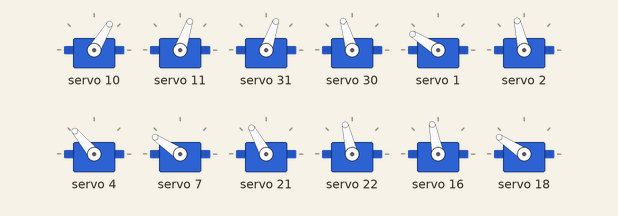
Simulated run of this sketch. Board: ESP32-S3. On the bench: 12 × servo. What the sketch prints to the serial monitor is not drawn.

Above: at 1.65 s.
At 1.75 s:
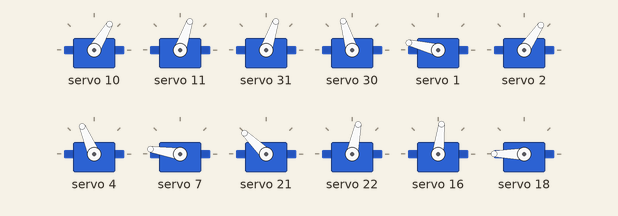
At 1.9 s:
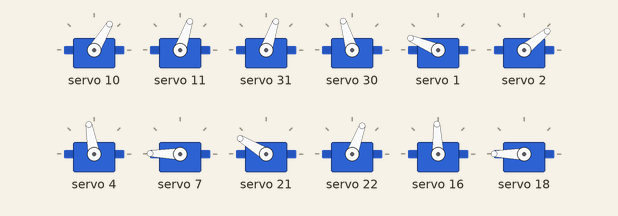
At 2.15 s:
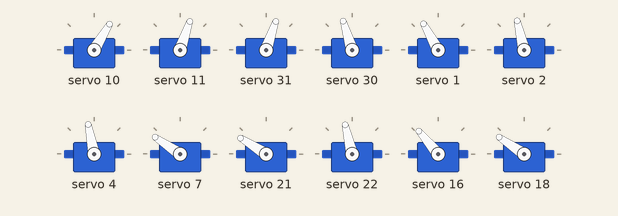
At 2.4 s:
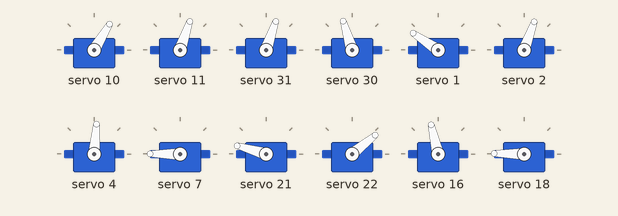
At 2.65 s:
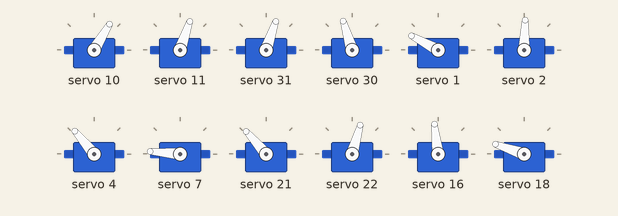
Timing chart, 0 to 4.6 s (numbered marks = the images above):
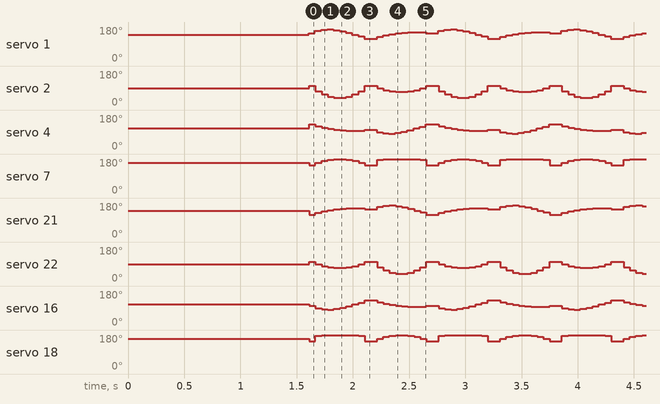

Measured:
- by itself, servo 7: repeats every 1.1 s: 161° 0.05 s, 171° 0.05 s, 176° 0.05 s, 179° 0.11 s, 176° 0.05 s, 171° 0.05 s, 161° 0.05 s, 146° 0.11 s, 175° 0.05 s, 180° 0.33 s, 175° 0.05 s, 146° 0.11 s
- by itself, servo 18: repeats every 1.1 s: 175° 0.05 s, 180° 0.33 s, 175° 0.05 s, 146° 0.11 s, 161° 0.05 s, 171° 0.05 s, 176° 0.05 s, 179° 0.11 s, 176° 0.05 s, 171° 0.05 s, 161° 0.05 s, 146° 0.11 s

The sketch:

robotic_dog_walking_cycle.ino
```cpp
 /*
 * Robotic Dog – Forward Trot Gait
 * ─────────────────────────────────────────────────────────────────────────────
 * Hardware : ESP32-S3  |  2x PCA9685  (SDA=21, SCL=20)
 * Leg IK   : 2-DOF planar  –  hip = 80 mm, knee = 60 mm
 * Gait     : trot "01/10"  –  diagonal pairs alternate swing <-> stance
 *
 * Install via Arduino Library Manager:
 *   "Adafruit PWM Servo Driver Library" by Adafruit
 *
 * Servo wiring
 * ─────────────────────────────────────────────────────────────────────────────
 *   PCA-A (0x40) – front legs:
 *     ch 1 = FL hip      ch 4 = FR hip
 *     ch 2 = FL knee     ch 7 = FR knee
 *
 *   PCA-B (0x41) – rear legs:
 *     ch 5 = RL hip      ch 0 = RR hip
 *     ch 6 = RL knee     ch 2 = RR knee
 *
 * CALIBRATION
 * ─────────────────────────────────────────────────────────────────────────────
 *  1. Upload – robot stands still for 1.5 s.
 *  2. Adjust hip_trim / knee_trim until all legs are at equal height.
 *  3. If a hip swings the wrong direction, flip hip_dir  (+1 <-> -1).
 *  4. If a knee bends the wrong way,       flip knee_dir (+1 <-> -1).
 *  5. Tune STANCE_H, STEP_LEN, STEP_H, SPEED_HZ for your build.
 */

#include <Wire.h>
#include <Adafruit_PWMServoDriver.h>

// ── I2C & PCA9685 ─────────────────────────────────────────────────────────────
#define PIN_SDA      21
#define PIN_SCL      20
#define ADDR_PCA_A   0x40
#define ADDR_PCA_B   0x41

#define PWM_FREQ     50
#define OSC_FREQ     27000000UL
#define PULSE_MIN    150
#define PULSE_MAX    600

// ── Leg geometry (mm) ─────────────────────────────────────────────────────────
const float L_HIP  = 80.0;   // hip joint -> knee joint
const float L_KNEE = 60.0;   // knee joint -> foot
const float L_MAX  = L_HIP + L_KNEE;

// ── Gait parameters ───────────────────────────────────────────────────────────
// STANCE_H - STEP_H must stay above 112 mm to keep knees within servo range
const float STANCE_H    = 135.0;  // standing height (mm)
const float STEP_LEN    =  60.0;  // stride length (mm)
const float STEP_H      =  22.0;  // swing lift height (mm)
const float STANCE_LIFT =   6.0;  // stance push-up height (mm)
const float SPEED_HZ    =   1.0;  // half-cycles per second

// ── Hip servo fixed angles (degrees) – change to your liking ─────────────────
const float HIP_FL = 35.0;   // board A ch10
const float HIP_FR = 45.0;   // board A ch11
const float HIP_RL = 45.0;   // board B ch15
const float HIP_RR = 75.0;   // board B ch14

// ── Leg descriptors ───────────────────────────────────────────────────────────
struct LegDef {
  Adafruit_PWMServoDriver *pca;
  uint8_t hip_ch, knee_ch;
  float   hip_dir;
  float   knee_dir;
  float   hip_trim;
  float   knee_trim;
};

Adafruit_PWMServoDriver pcaA(ADDR_PCA_A);
Adafruit_PWMServoDriver pcaB(ADDR_PCA_B);

LegDef legs[4] = {
//          pca    hip  kn  hdir   kdir  htrim  ktrim
  { &pcaA,   1,   2, -1.0, +1.0, 90.0, 90.0 }, // 0  FL
  { &pcaA,   4,   7, +1.0, -1.0, 90.0, 90.0 }, // 1  FR
  { &pcaB,   5,   6, -1.0, +1.0, 90.0, 90.0 }, // 2  RL
  { &pcaB,   0,   2, +1.0, -1.0, 90.0, 90.0 }, // 3  RR
};

// ── Gait state ────────────────────────────────────────────────────────────────
#define GAIT_STEPS 10

int   gPhase = 0;
int   gStep  = 0;          // current step index 0..9

// Precomputed 10-point semicircle for swing and stance
float swingX[GAIT_STEPS];
float swingY[GAIT_STEPS];
float stanceX[GAIT_STEPS];
float stanceY[GAIT_STEPS];

void precomputeGait() {
  for (int i = 0; i < GAIT_STEPS; i++) {
    float angle = PI * i / (GAIT_STEPS - 1);   // 0 .. PI in 10 steps

    // Semicircle: x uses cosine, y uses sine  (true half-circle arc)
    swingX[i] = -(STEP_LEN / 2.0) * cos(angle);          // rear -> front
    swingY[i] =  STANCE_H - STEP_H * sin(angle);          // lifted in middle

    // Stance: foot slides back with a small upward arc in the middle (push-off)
    stanceX[i] = (STEP_LEN / 2.0) - STEP_LEN * i / (GAIT_STEPS - 1);
    stanceY[i] =  STANCE_H - STANCE_LIFT * sin(PI * i / (GAIT_STEPS - 1));
  }
}

// ── Helpers ───────────────────────────────────────────────────────────────────
uint16_t deg2pwm(float deg) {
  deg = constrain(deg, 0.0, 180.0);
  return (uint16_t)(deg / 180.0 * (PULSE_MAX - PULSE_MIN) + PULSE_MIN);
}

void writeServo(Adafruit_PWMServoDriver *pca, uint8_t ch, float deg) {
  pca->setPWM(ch, 0, deg2pwm(deg));
}

// ── 2-DOF Planar Inverse Kinematics ──────────────────────────────────────────
bool ikSolve(float x, float y, float &hipDeg, float &kneeDeg) {
  float d2 = x*x + y*y;
  float d  = sqrt(d2);
  if (d > L_MAX || d < fabs(L_HIP - L_KNEE)) return false;

  float cosK = (d2 - L_HIP*L_HIP - L_KNEE*L_KNEE) / (2.0 * L_HIP * L_KNEE);
  cosK = constrain(cosK, -1.0, 1.0);
  float kneeRad = acos(cosK);

  float phi   = atan2(x, y);
  float delta = atan2(L_KNEE * sin(kneeRad), L_HIP + L_KNEE * cos(kneeRad));

  hipDeg  = degrees(phi - delta);
  kneeDeg = degrees(kneeRad);
  return true;
}

void setFoot(int id, float x, float y) {
  float hd, kd;
  if (!ikSolve(x, y, hd, kd)) return;

  LegDef &l = legs[id];
  float hipServo  = l.hip_trim  + l.hip_dir  * hd;
  float kneeServo = l.knee_trim - l.knee_dir * kd;

  writeServo(l.pca, l.hip_ch,  constrain(hipServo,  0.0, 180.0));
  writeServo(l.pca, l.knee_ch, constrain(kneeServo, 0.0, 180.0));
}

// ── Trot Gait "01 / 10" – 10-point semicircle ────────────────────────────────
void trotUpdate() {
  const int pairA[2] = { 0, 3 }; // FL, RR
  const int pairB[2] = { 1, 2 }; // FR, RL

  const int *swing  = (gPhase == 0) ? pairA : pairB;
  const int *stance = (gPhase == 0) ? pairB : pairA;

  for (int i = 0; i < 2; i++) {
    setFoot(swing[i],  swingX[gStep],  swingY[gStep]);
    setFoot(stance[i], stanceX[gStep], stanceY[gStep]);
  }
}

// ── Setup ─────────────────────────────────────────────────────────────────────
void setup() {
  Serial.begin(115200);
  Wire.begin((int8_t)PIN_SDA, (int8_t)PIN_SCL);

  Adafruit_PWMServoDriver *boards[2] = { &pcaA, &pcaB };
  for (int b = 0; b < 2; b++) {
    boards[b]->begin();
    boards[b]->setOscillatorFrequency(OSC_FREQ);
    boards[b]->setPWMFreq(PWM_FREQ);
  }
  delay(100);

  // ── Hip servos – fixed angle, not IK-driven ──────────────────────────────
  pcaA.setPWM(10, 0, deg2pwm(HIP_FL));
  pcaA.setPWM(11, 0, deg2pwm(HIP_FR));
  pcaB.setPWM(15, 0, deg2pwm(HIP_RL));
  pcaB.setPWM(14, 0, deg2pwm(HIP_RR));

  precomputeGait();

  Serial.println("Standing...");
  for (int i = 0; i < 4; i++) setFoot(i, 0.0, STANCE_H);
  delay(1500);

  Serial.println("Walking.");
}

// ── Loop ──────────────────────────────────────────────────────────────────────
void loop() {
  trotUpdate();

  gStep++;
  if (gStep >= GAIT_STEPS) {
    gStep = 0;
    gPhase ^= 1;   // toggle swing/stance pairs
  }

  // Step period controls speed: 10 steps * period = half-cycle duration
  // At SPEED_HZ=1.0 → 100ms per step → 1 full stride per 2 seconds
  delay((unsigned long)(1000.0 / (GAIT_STEPS * 2.0 * SPEED_HZ)));
}
```
